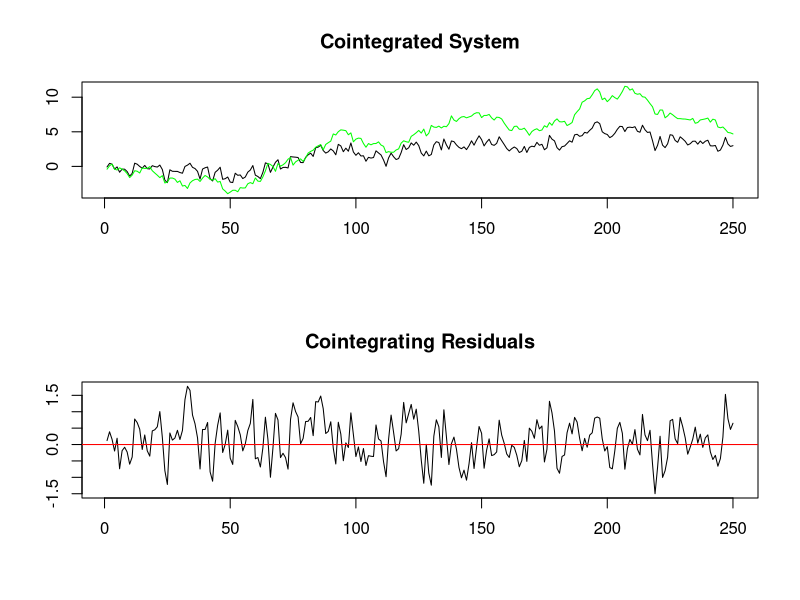
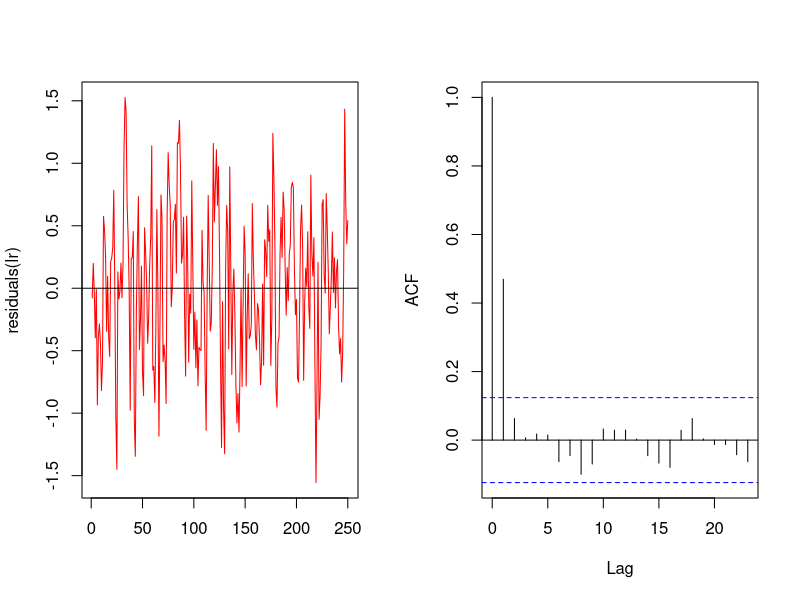
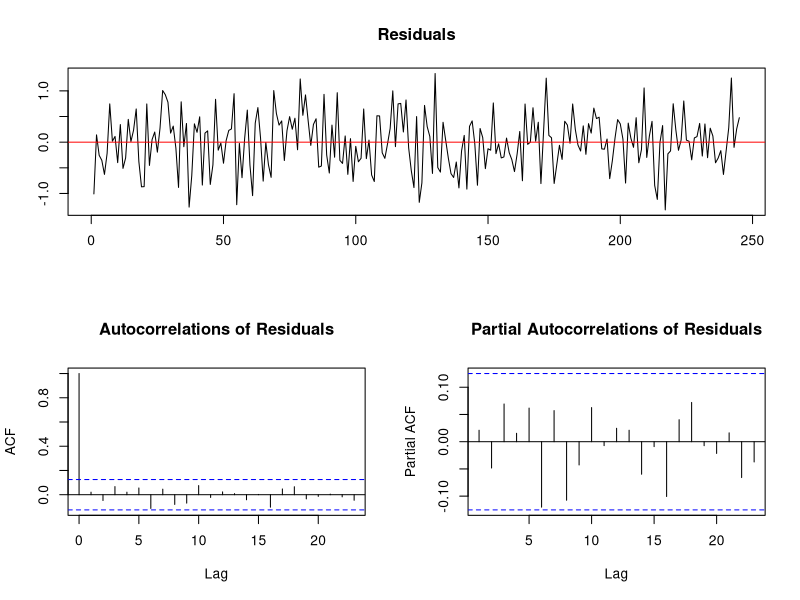

R code for these plots, in order:
## ---- chunk 1
set.seed(12345)
e1 <- rnorm(250, mean = 0, sd = 0.5)
e2 <- rnorm(250, mean = 0, sd = 0.5)
u.ar3 <- arima.sim(model =
list(ar = c(0.6, -0.2, 0.1)), n = 250,
innov = e1)
y2 <- cumsum(e2)
y1 <- u.ar3 + 0.5*y2
## ---- chunk 2
ymax <- max(c(y1, y2))
ymin <- min(c(y1, y2))
layout(matrix(1:2, nrow=2, ncol=1))
plot(y1, xlab="", ylab="", ylim=c(ymin, ymax), main="Cointegrated System")
lines(y2, col="green")
plot(u.ar3, ylab="", xlab="", main="Cointegrating Residuals")
abline(h=0, col="red")
## ---- chunk 3
lr <- lm(y1 ~ y2)
summary(lr)
## ---- chunk 4
par(mfrow=c(1,2)) # split screen into 2 rows and 1 column
plot(residuals(lr), type='l', xlab='', ylab='residuals(lr)', col="red")
abline(h=0)
acf(residuals(lr), , type="correlation", main="")
par(mfrow=c(1,1)) # split screen into 2 rows and 1 column
## ---- chunk 5
library(urca)
ur <- ur.df(y=residuals(lr), lags=4, type="none", selectlags="BIC")
ur@teststat
## ---- chunk 6
n <- length(residuals(lr)) - 1
v <- c(-3.9001, -3.3377, -3.0462) + c(-10.534, -5.967, -4.069)/n + c(-30.03, -8.98, -5.73)/(n*n)
v <- as.data.frame(t(v))
colnames(v) <- c("1pct", "5pct", "10pct")
rownames(v) <- c("tau1")
v
## ---- chunk 7
plot(ur)
